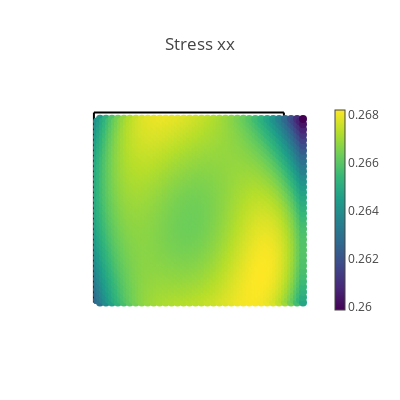
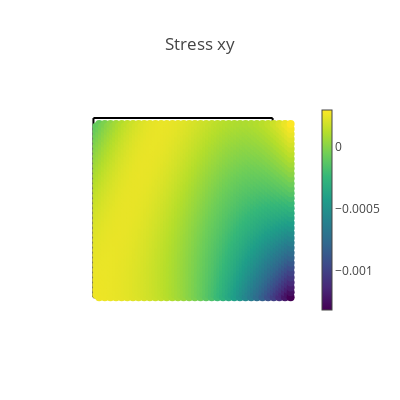
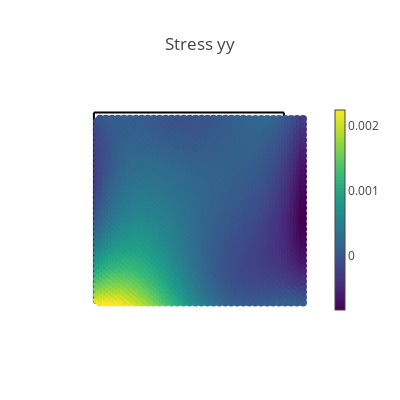
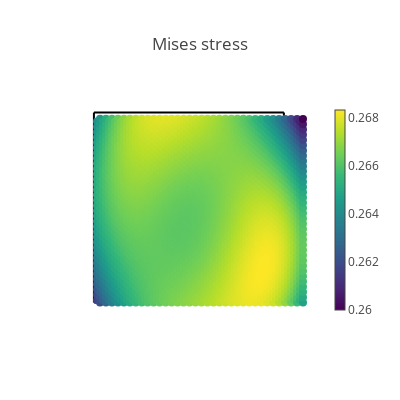

Write notebook code for charts like these, in order.
### Markdown cell above
## Visualization of results

### Code cell
# Create a validation domain different from the training domain
val_x, val_y = np.meshgrid(np.linspace(0, 2*L, 100), np.linspace(0, 2*L, 100))
val_domain = np.vstack([val_x.ravel(), val_y.ravel()]).T

mask_right_top = np.tan(alpha)*(-val_domain[:, 0]+(1/np.tan(alpha)*3*L*np.sin(alpha))) >= val_domain[:,1]
mask_left_top = np.tan(alpha)*(val_domain[mask_right_top][:, 0]+(1/np.tan(alpha)*L*np.sin(alpha))) >= val_domain[mask_right_top][:, 1]
mask_right_bottom = np.tan(alpha)*(val_domain[mask_right_top][mask_left_top][:, 0] - (1/np.tan(alpha)*L*np.sin(alpha))) <= val_domain[mask_right_top][mask_left_top][:,1]
mask_left_bottom = np.tan(alpha)*(-val_domain[mask_right_top][mask_left_top][mask_right_bottom][:, 0] + (1/np.tan(alpha)*L*np.sin(alpha))) <= val_domain[mask_right_top][mask_left_top][mask_right_bottom][:,1]
val = torch.tensor(point_rotation(-1/4*np.pi, val_domain[mask_right_top][mask_left_top][mask_right_bottom][mask_left_bottom]), requires_grad=True).double()


# Compute model predictions on the validation domain
disp = net(val)
def_val = val + disp
#def_val = torch_point_rotation(torch.tensor(-beta - 1/4*np.pi), def_val)
stress = torch.vmap(sigma)(val)
rotated_stress= torch.einsum('ij, ...ik, kl -> ...jk', Rot_matrix.T, stress, Rot_matrix)
stress = rotated_stress
mises = torch.sqrt(
    stress[:, 0, 0] ** 2
    + stress[:, 1, 1] ** 2
    - stress[:, 0, 0] * stress[:, 1, 1]
    + 3 * stress[:, 0, 1] ** 2
)
# print([loss.item() for loss in compute_les(val)])

@torch.no_grad()
def make_plot(x, y, variable, title, cmap=sequential.Viridis, size=8.0):
    fig = go.Figure()

    rotated_left_top = torch_point_rotation(torch.tensor(-beta - 1/4*np.pi), left_top)
    rotated_left_bottom = torch_point_rotation(torch.tensor(-beta - 1/4*np.pi), left_bottom)
    rotated_right_top = torch_point_rotation(torch.tensor(-beta - 1/4*np.pi), right_top)
    rotated_right_bottom = torch_point_rotation(torch.tensor(-beta - 1/4*np.pi), right_bottom)


    # Plot boundaries
    m = dict(color="black")
    fig.add_trace(go.Scatter(x=rotated_left_top[:, 0], y=rotated_left_top[:, 1], mode="lines", marker=m))
    fig.add_trace(go.Scatter(x=rotated_left_bottom[:, 0], y=rotated_left_bottom[:, 1], mode="lines", marker=m))
    fig.add_trace(go.Scatter(x=rotated_right_top[:, 0], y=rotated_right_top[:, 1], mode="lines", marker=m))
    fig.add_trace(go.Scatter(x=rotated_right_bottom[:, 0], y=rotated_right_bottom[:, 1], mode="lines", marker=m))

    # Plot variable values
    m = dict(color=variable, colorscale=cmap, size=size, colorbar=dict(thickness=10))
    fig.add_trace(go.Scatter(x=x, y=y, marker=m, mode="markers"))

    # plot settings
    fig.layout.yaxis.scaleanchor = "x"
    fig.update_layout(
        template="none", width=400, height=400, title=title, showlegend=False
    )
    fig.update_xaxes(visible=False)
    fig.update_yaxes(visible=False)
    fig.show()


# Compute data error
s_pred = torch.vmap(sigma)(val)
ds_xx = (MU*(3*LBD+2*MU))/(LBD+MU) * EPS0 - s_pred[:,0, 0]
#print("Young's modulus is ",(MU*(3*LBD+2*MU))/(LBD+MU)) #Young's modulus 
ds_yy = s_pred[:, 1, 1]
ds_xy = s_pred[:, 0, 1]
ds_xx_pct = ((MU*(3*LBD+2*MU))/(LBD+MU) * EPS0 - s_pred[:,0, 0]) / ((MU*(3*LBD+2*MU))/(LBD+MU) * EPS0) *100


# Plot stresses
make_plot(*def_val.T, stress[:, 0, 0], "Stress xx")
make_plot(*def_val.T, stress[:, 0, 1], "Stress xy")
make_plot(*def_val.T, stress[:, 1, 1], "Stress yy")
make_plot(*def_val.T, mises, "Mises stress")

# Plot displacements
make_plot(*def_val.T, disp[:, 0], "Displacement in x", cmap=sequential.Inferno)
make_plot(*def_val.T, disp[:, 1], "Displacement in y", cmap=sequential.Inferno)

# Plot stress errors
cmap = sequential.RdBu_r
make_plot(*val[:, 0:2].T, ds_xx, "Stress error xx", size=2.0, cmap=cmap)
make_plot(*val[:, 0:2].T, ds_yy, "Stress error yy", size=2.0, cmap=cmap)
make_plot(*val[:, 0:2].T, ds_xy, "Stress error xy", size=2.0, cmap=cmap)
make_plot(*val[:, 0:2].T, ds_xx_pct, "Stress error xx in %", size=2.0, cmap=cmap)

### Figure 1 — Plotly figure (JSON) as saved in the notebook; plotly's stock layout.template omitted (floating-point values rounded to 4 significant figures; data arrays with more than 128 entries replaced by an {"elided": "..."} marker saying what was removed)
{"data": [{"marker": {"color": "black"}, "mode": "lines", "type": "scatter", "x": [0.5, 0.5417, 0.5833, 0.625, 0.6667, 0.7083, 0.75, 0.7917, 0.8333, 0.875, 0.9167, 0.9583, 1, 1.042, 1.083, 1.125, 1.167, 1.208, 1.25, 1.292, 1.333, 1.375, 1.417, 1.458, 1.5], "y": [0.5, 0.5, 0.5, 0.5, 0.5, 0.5, 0.5, 0.5, 0.5, 0.5, 0.5, 0.5, 0.5, 0.5, 0.5, 0.5, 0.5, 0.5, 0.5, 0.5, 0.5, 0.5, 0.5, 0.5, 0.5]}, {"marker": {"color": "black"}, "mode": "lines", "type": "scatter", "x": [0.5, 0.5, 0.5, 0.5, 0.5, 0.5, 0.5, 0.5, 0.5, 0.5, 0.5, 0.5, 0.5, 0.5, 0.5, 0.5, 0.5, 0.5, 0.5, 0.5, 0.5, 0.5, 0.5, 0.5, 0.5], "y": [0.5, 0.4583, 0.4167, 0.375, 0.3333, 0.2917, 0.25, 0.2083, 0.1667, 0.125, 0.08333, 0.04167, 5.551e-17, -0.04167, -0.08333, -0.125, -0.1667, -0.2083, -0.25, -0.2917, -0.3333, -0.375, -0.4167, -0.4583, -0.5]}, {"marker": {"color": "black"}, "mode": "lines", "type": "scatter", "x": [1.5, 1.5, 1.5, 1.5, 1.5, 1.5, 1.5, 1.5, 1.5, 1.5, 1.5, 1.5, 1.5, 1.5, 1.5, 1.5, 1.5, 1.5, 1.5, 1.5, 1.5, 1.5, 1.5, 1.5, 1.5], "y": [0.5, 0.4583, 0.4167, 0.375, 0.3333, 0.2917, 0.25, 0.2083, 0.1667, 0.125, 0.08333, 0.04167, 1.11e-16, -0.04167, -0.08333, -0.125, -0.1667, -0.2083, -0.25, -0.2917, -0.3333, -0.375, -0.4167, -0.4583, -0.5]}, {"marker": {"color": "black"}, "mode": "lines", "type": "scatter", "x": [0.5, 0.5417, 0.5833, 0.625, 0.6667, 0.7083, 0.75, 0.7917, 0.8333, 0.875, 0.9167, 0.9583, 1, 1.042, 1.083, 1.125, 1.167, 1.208, 1.25, 1.292, 1.333, 1.375, 1.417, 1.458, 1.5], "y": [-0.5, -0.5, -0.5, -0.5, -0.5, -0.5, -0.5, -0.5, -0.5, -0.5, -0.5, -0.5, -0.5, -0.5, -0.5, -0.5, -0.5, -0.5, -0.5, -0.5, -0.5, -0.5, -0.5, -0.5, -0.5]}, {"marker": {"color": {"elided": "2485 float values"}, "colorbar": {"thickness": 10}, "colorscale": [[0, "#440154"], [0.1111, "#482878"], [0.2222, "#3e4989"], [0.3333, "#31688e"], [0.4444, "#26828e"], [0.5556, "#1f9e89"], [0.6667, "#35b779"], [0.7778, "#6ece58"], [0.8889, "#b5de2b"], [1, "#fde725"]], "size": 8}, "mode": "markers", "type": "scatter", "x": {"elided": "2485 float values"}, "y": {"elided": "2485 float values"}}], "layout": {"height": 400, "showlegend": false, "title": {"text": "Stress xx"}, "width": 400, "xaxis": {"visible": false}, "yaxis": {"scaleanchor": "x", "visible": false}}}

### Figure 2 — Plotly figure (JSON) as saved in the notebook; plotly's stock layout.template omitted (floating-point values rounded to 4 significant figures; data arrays with more than 128 entries replaced by an {"elided": "..."} marker saying what was removed)
{"data": [{"marker": {"color": "black"}, "mode": "lines", "type": "scatter", "x": [0.5, 0.5417, 0.5833, 0.625, 0.6667, 0.7083, 0.75, 0.7917, 0.8333, 0.875, 0.9167, 0.9583, 1, 1.042, 1.083, 1.125, 1.167, 1.208, 1.25, 1.292, 1.333, 1.375, 1.417, 1.458, 1.5], "y": [0.5, 0.5, 0.5, 0.5, 0.5, 0.5, 0.5, 0.5, 0.5, 0.5, 0.5, 0.5, 0.5, 0.5, 0.5, 0.5, 0.5, 0.5, 0.5, 0.5, 0.5, 0.5, 0.5, 0.5, 0.5]}, {"marker": {"color": "black"}, "mode": "lines", "type": "scatter", "x": [0.5, 0.5, 0.5, 0.5, 0.5, 0.5, 0.5, 0.5, 0.5, 0.5, 0.5, 0.5, 0.5, 0.5, 0.5, 0.5, 0.5, 0.5, 0.5, 0.5, 0.5, 0.5, 0.5, 0.5, 0.5], "y": [0.5, 0.4583, 0.4167, 0.375, 0.3333, 0.2917, 0.25, 0.2083, 0.1667, 0.125, 0.08333, 0.04167, 5.551e-17, -0.04167, -0.08333, -0.125, -0.1667, -0.2083, -0.25, -0.2917, -0.3333, -0.375, -0.4167, -0.4583, -0.5]}, {"marker": {"color": "black"}, "mode": "lines", "type": "scatter", "x": [1.5, 1.5, 1.5, 1.5, 1.5, 1.5, 1.5, 1.5, 1.5, 1.5, 1.5, 1.5, 1.5, 1.5, 1.5, 1.5, 1.5, 1.5, 1.5, 1.5, 1.5, 1.5, 1.5, 1.5, 1.5], "y": [0.5, 0.4583, 0.4167, 0.375, 0.3333, 0.2917, 0.25, 0.2083, 0.1667, 0.125, 0.08333, 0.04167, 1.11e-16, -0.04167, -0.08333, -0.125, -0.1667, -0.2083, -0.25, -0.2917, -0.3333, -0.375, -0.4167, -0.4583, -0.5]}, {"marker": {"color": "black"}, "mode": "lines", "type": "scatter", "x": [0.5, 0.5417, 0.5833, 0.625, 0.6667, 0.7083, 0.75, 0.7917, 0.8333, 0.875, 0.9167, 0.9583, 1, 1.042, 1.083, 1.125, 1.167, 1.208, 1.25, 1.292, 1.333, 1.375, 1.417, 1.458, 1.5], "y": [-0.5, -0.5, -0.5, -0.5, -0.5, -0.5, -0.5, -0.5, -0.5, -0.5, -0.5, -0.5, -0.5, -0.5, -0.5, -0.5, -0.5, -0.5, -0.5, -0.5, -0.5, -0.5, -0.5, -0.5, -0.5]}, {"marker": {"color": {"elided": "2485 float values"}, "colorbar": {"thickness": 10}, "colorscale": [[0, "#440154"], [0.1111, "#482878"], [0.2222, "#3e4989"], [0.3333, "#31688e"], [0.4444, "#26828e"], [0.5556, "#1f9e89"], [0.6667, "#35b779"], [0.7778, "#6ece58"], [0.8889, "#b5de2b"], [1, "#fde725"]], "size": 8}, "mode": "markers", "type": "scatter", "x": {"elided": "2485 float values"}, "y": {"elided": "2485 float values"}}], "layout": {"height": 400, "showlegend": false, "title": {"text": "Stress xy"}, "width": 400, "xaxis": {"visible": false}, "yaxis": {"scaleanchor": "x", "visible": false}}}

### Figure 3 — Plotly figure (JSON) as saved in the notebook; plotly's stock layout.template omitted (floating-point values rounded to 4 significant figures; data arrays with more than 128 entries replaced by an {"elided": "..."} marker saying what was removed)
{"data": [{"marker": {"color": "black"}, "mode": "lines", "type": "scatter", "x": [0.5, 0.5417, 0.5833, 0.625, 0.6667, 0.7083, 0.75, 0.7917, 0.8333, 0.875, 0.9167, 0.9583, 1, 1.042, 1.083, 1.125, 1.167, 1.208, 1.25, 1.292, 1.333, 1.375, 1.417, 1.458, 1.5], "y": [0.5, 0.5, 0.5, 0.5, 0.5, 0.5, 0.5, 0.5, 0.5, 0.5, 0.5, 0.5, 0.5, 0.5, 0.5, 0.5, 0.5, 0.5, 0.5, 0.5, 0.5, 0.5, 0.5, 0.5, 0.5]}, {"marker": {"color": "black"}, "mode": "lines", "type": "scatter", "x": [0.5, 0.5, 0.5, 0.5, 0.5, 0.5, 0.5, 0.5, 0.5, 0.5, 0.5, 0.5, 0.5, 0.5, 0.5, 0.5, 0.5, 0.5, 0.5, 0.5, 0.5, 0.5, 0.5, 0.5, 0.5], "y": [0.5, 0.4583, 0.4167, 0.375, 0.3333, 0.2917, 0.25, 0.2083, 0.1667, 0.125, 0.08333, 0.04167, 5.551e-17, -0.04167, -0.08333, -0.125, -0.1667, -0.2083, -0.25, -0.2917, -0.3333, -0.375, -0.4167, -0.4583, -0.5]}, {"marker": {"color": "black"}, "mode": "lines", "type": "scatter", "x": [1.5, 1.5, 1.5, 1.5, 1.5, 1.5, 1.5, 1.5, 1.5, 1.5, 1.5, 1.5, 1.5, 1.5, 1.5, 1.5, 1.5, 1.5, 1.5, 1.5, 1.5, 1.5, 1.5, 1.5, 1.5], "y": [0.5, 0.4583, 0.4167, 0.375, 0.3333, 0.2917, 0.25, 0.2083, 0.1667, 0.125, 0.08333, 0.04167, 1.11e-16, -0.04167, -0.08333, -0.125, -0.1667, -0.2083, -0.25, -0.2917, -0.3333, -0.375, -0.4167, -0.4583, -0.5]}, {"marker": {"color": "black"}, "mode": "lines", "type": "scatter", "x": [0.5, 0.5417, 0.5833, 0.625, 0.6667, 0.7083, 0.75, 0.7917, 0.8333, 0.875, 0.9167, 0.9583, 1, 1.042, 1.083, 1.125, 1.167, 1.208, 1.25, 1.292, 1.333, 1.375, 1.417, 1.458, 1.5], "y": [-0.5, -0.5, -0.5, -0.5, -0.5, -0.5, -0.5, -0.5, -0.5, -0.5, -0.5, -0.5, -0.5, -0.5, -0.5, -0.5, -0.5, -0.5, -0.5, -0.5, -0.5, -0.5, -0.5, -0.5, -0.5]}, {"marker": {"color": {"elided": "2485 float values"}, "colorbar": {"thickness": 10}, "colorscale": [[0, "#440154"], [0.1111, "#482878"], [0.2222, "#3e4989"], [0.3333, "#31688e"], [0.4444, "#26828e"], [0.5556, "#1f9e89"], [0.6667, "#35b779"], [0.7778, "#6ece58"], [0.8889, "#b5de2b"], [1, "#fde725"]], "size": 8}, "mode": "markers", "type": "scatter", "x": {"elided": "2485 float values"}, "y": {"elided": "2485 float values"}}], "layout": {"height": 400, "showlegend": false, "title": {"text": "Stress yy"}, "width": 400, "xaxis": {"visible": false}, "yaxis": {"scaleanchor": "x", "visible": false}}}

### Figure 4 — Plotly figure (JSON) as saved in the notebook; plotly's stock layout.template omitted (floating-point values rounded to 4 significant figures; data arrays with more than 128 entries replaced by an {"elided": "..."} marker saying what was removed)
{"data": [{"marker": {"color": "black"}, "mode": "lines", "type": "scatter", "x": [0.5, 0.5417, 0.5833, 0.625, 0.6667, 0.7083, 0.75, 0.7917, 0.8333, 0.875, 0.9167, 0.9583, 1, 1.042, 1.083, 1.125, 1.167, 1.208, 1.25, 1.292, 1.333, 1.375, 1.417, 1.458, 1.5], "y": [0.5, 0.5, 0.5, 0.5, 0.5, 0.5, 0.5, 0.5, 0.5, 0.5, 0.5, 0.5, 0.5, 0.5, 0.5, 0.5, 0.5, 0.5, 0.5, 0.5, 0.5, 0.5, 0.5, 0.5, 0.5]}, {"marker": {"color": "black"}, "mode": "lines", "type": "scatter", "x": [0.5, 0.5, 0.5, 0.5, 0.5, 0.5, 0.5, 0.5, 0.5, 0.5, 0.5, 0.5, 0.5, 0.5, 0.5, 0.5, 0.5, 0.5, 0.5, 0.5, 0.5, 0.5, 0.5, 0.5, 0.5], "y": [0.5, 0.4583, 0.4167, 0.375, 0.3333, 0.2917, 0.25, 0.2083, 0.1667, 0.125, 0.08333, 0.04167, 5.551e-17, -0.04167, -0.08333, -0.125, -0.1667, -0.2083, -0.25, -0.2917, -0.3333, -0.375, -0.4167, -0.4583, -0.5]}, {"marker": {"color": "black"}, "mode": "lines", "type": "scatter", "x": [1.5, 1.5, 1.5, 1.5, 1.5, 1.5, 1.5, 1.5, 1.5, 1.5, 1.5, 1.5, 1.5, 1.5, 1.5, 1.5, 1.5, 1.5, 1.5, 1.5, 1.5, 1.5, 1.5, 1.5, 1.5], "y": [0.5, 0.4583, 0.4167, 0.375, 0.3333, 0.2917, 0.25, 0.2083, 0.1667, 0.125, 0.08333, 0.04167, 1.11e-16, -0.04167, -0.08333, -0.125, -0.1667, -0.2083, -0.25, -0.2917, -0.3333, -0.375, -0.4167, -0.4583, -0.5]}, {"marker": {"color": "black"}, "mode": "lines", "type": "scatter", "x": [0.5, 0.5417, 0.5833, 0.625, 0.6667, 0.7083, 0.75, 0.7917, 0.8333, 0.875, 0.9167, 0.9583, 1, 1.042, 1.083, 1.125, 1.167, 1.208, 1.25, 1.292, 1.333, 1.375, 1.417, 1.458, 1.5], "y": [-0.5, -0.5, -0.5, -0.5, -0.5, -0.5, -0.5, -0.5, -0.5, -0.5, -0.5, -0.5, -0.5, -0.5, -0.5, -0.5, -0.5, -0.5, -0.5, -0.5, -0.5, -0.5, -0.5, -0.5, -0.5]}, {"marker": {"color": {"elided": "2485 float values"}, "colorbar": {"thickness": 10}, "colorscale": [[0, "#440154"], [0.1111, "#482878"], [0.2222, "#3e4989"], [0.3333, "#31688e"], [0.4444, "#26828e"], [0.5556, "#1f9e89"], [0.6667, "#35b779"], [0.7778, "#6ece58"], [0.8889, "#b5de2b"], [1, "#fde725"]], "size": 8}, "mode": "markers", "type": "scatter", "x": {"elided": "2485 float values"}, "y": {"elided": "2485 float values"}}], "layout": {"height": 400, "showlegend": false, "title": {"text": "Mises stress"}, "width": 400, "xaxis": {"visible": false}, "yaxis": {"scaleanchor": "x", "visible": false}}}
